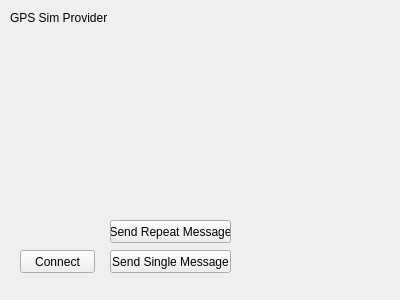
<?xml version="1.0" encoding="UTF-8"?>
<ui version="4.0">
 <class>GPSSimProvider</class>
 <widget class="QWidget" name="GPSSimProvider">
  <property name="geometry">
   <rect>
    <x>0</x>
    <y>0</y>
    <width>400</width>
    <height>300</height>
   </rect>
  </property>
  <property name="windowTitle">
   <string>Form</string>
  </property>
  <widget class="QLabel" name="label">
   <property name="geometry">
    <rect>
     <x>10</x>
     <y>10</y>
     <width>101</width>
     <height>16</height>
    </rect>
   </property>
   <property name="text">
    <string>GPS Sim Provider</string>
   </property>
  </widget>
  <widget class="QPushButton" name="connectPushButton">
   <property name="geometry">
    <rect>
     <x>20</x>
     <y>250</y>
     <width>75</width>
     <height>23</height>
    </rect>
   </property>
   <property name="text">
    <string>Connect</string>
   </property>
  </widget>
  <widget class="QPushButton" name="sendSinglePushButton">
   <property name="geometry">
    <rect>
     <x>110</x>
     <y>250</y>
     <width>121</width>
     <height>23</height>
    </rect>
   </property>
   <property name="text">
    <string>Send Single Message</string>
   </property>
  </widget>
  <widget class="QPushButton" name="sendRepeatPushButton">
   <property name="geometry">
    <rect>
     <x>110</x>
     <y>220</y>
     <width>121</width>
     <height>23</height>
    </rect>
   </property>
   <property name="text">
    <string>Send Repeat Message</string>
   </property>
  </widget>
 </widget>
 <resources/>
 <connections/>
</ui>
